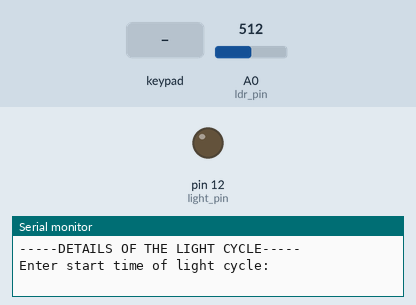
Simulated run of this sketch. Board: Arduino Uno, built with avr-gcc and run on an emulated ATmega328P. On the bench: output pins drawn as LEDs (lit = HIGH), the last lines printed to the serial monitor. Inputs (shaded band) come from the test bench; at power-on: A0 (ldr_pin) = 512. The local clock reads 2024-03-15 10:24:30 at power-on unless the sketch sets it.

Above: at 3.8 s.
3.9 s: key '1' pressed
5.4 s: keypad keys 9 8 7 6 # pressed 0.4 s apart
8.9 s: keypad keys 5 4 3 2 # pressed 0.4 s apart
At 11.0 s:
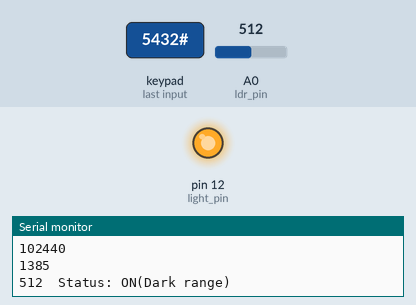
Timing chart, 0 to 12.5 s (numbered marks = the images above; inputs shaded):
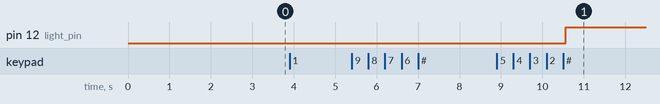

The sketch:

Task13.ino
```cpp
#include <Wire.h>
#include "RTClib.h"

RTC_DS3231 rtc;
char t[32];

char daysOfTheWeek[7][12] = {"Sunday", "Monday", "Tuesday", "Wednesday", "Thursday", "Friday", "Saturday"};

#include <Keypad.h>

const int ROW_NUM = 4;
const int COLUMN_NUM = 4;

char keys[ROW_NUM][COLUMN_NUM] = {
  {'1', '2', '3', 'A'},
  {'4', '5', '6', 'B'},
  {'7', '8', '9', 'C'},
  {'*', '0', '#', 'D'}
};

byte pin_rows[ROW_NUM] = {9, 8, 7, 6};
byte pin_column[COLUMN_NUM] = {5, 4, 3, 2};
Keypad keypad = Keypad( makeKeymap(keys), pin_rows, pin_column, ROW_NUM, COLUMN_NUM );

String inputString;
long startTime;
long endTime;
bool light = 0;

int light_pin = 12;
const int ldr_pin = A0;

//String Time;
long int currentTime;

void setup ()
{
  Serial.begin(9600);
  delay(3000);

  pinMode(ldr_pin, INPUT);
  inputString.reserve(6);
  pinMode(light_pin, OUTPUT);
  digitalWrite(light_pin, LOW);

  printTime();
  getDetails();
}

void loop () {
  while (1) {
    getcurrentTime();
    /*char *time_format = "hhmmss";//String Time = String(now.hour(), DEC) + String(now.minute(), DEC) + String(now.second(), DEC);
    Time = now.toString(time_format);
    Serial.println(Time);
    currentTime = Time.toInt();
    Serial.println(currentTime);*/

    if (t < startTime) {
      readData();
    }
    if (startTime == t) {
      Serial.println("Start manual light cycle !!!");
    }
    if (startTime < t < endTime) {
      digitalWrite(light_pin, HIGH);
    }
    if (t == endTime) {
      Serial.println("End manual light cycle !!!");
    }
    if ( t > endTime) {
      readData();
    }
  }
}

void getcurrentTime(){
  DateTime now = rtc.now();
  sprintf(t, "%02d%02d%02d",  now.hour(), now.minute(), now.second());
  Serial.println(t);
  currentTime = t;
  Serial.println(currentTime);
     /*char *time_format = "hhmmss";//String Time = String(now.hour(), DEC) + String(now.minute(), DEC) + String(now.second(), DEC);
    Time = now.toString(time_format);
    String Time = String(now.hour(), DEC) + String(now.minute(), DEC) + String(now.second(), DEC);
    Serial.println(Time);
    long int currentTime = Time.toInt();
    Serial.println(currentTime);*/
}

long key_to_int() {
  long inputInt;
  while (1) {
    char key = keypad.getKey();

    if (key) {
      Serial.print(key);

      if (key >= '0' && key <= '9') {
        inputString += key;
      } else if (key == '#') {
        if (inputString.length() > 0) {
          inputInt = inputString.toInt();
          inputString = "";
          break;

        }
      } else if (key == '*') {
        inputString = "";
      }
    }
  }
  return inputInt;
}

void printTime(){
  if (! rtc.begin()) {
    Serial.println("Couldn't find RTC");
    while (1);
  }

  if (rtc.lostPower()) {
    Serial.println("RTC lost power, lets set the time!");
    rtc.adjust(DateTime(F(__DATE__),F(__TIME__)));// Comment out below lines once you set the date & time.Following line sets the RTC to the date & time this sketch was compiled
    /*Following line sets the RTC with an explicit date & time
    for example to set January 27 2017 at 12:56 you would call:*/
     //rtc.adjust(DateTime(2022, 6, 7, 8, 28, 0));
  }

    DateTime now = rtc.now();
    Serial.print("Current Date & Time: ");
    Serial.print(now.year(), DEC);
    Serial.print('/');
    Serial.print(now.month(), DEC);
    Serial.print('/');
    Serial.print(now.day(), DEC);
    Serial.print(" (");
    Serial.print(daysOfTheWeek[now.dayOfTheWeek()]);
    Serial.print(") ");
    Serial.print(now.hour(), DEC);
    Serial.print(':');
    Serial.print(now.minute(), DEC);
    Serial.print(':');
    Serial.print(now.second(), DEC);
    Serial.println();
}

void getDetails(){
  Serial.println();
 Serial.println("-----DETAILS OF THE LIGHT CYCLE-----\n");
  Serial.println("Enter start time of light cycle: ");
  startTime = key_to_int();
  Serial.print("\nSaved start time as ");
  Serial.println(startTime);
  Serial.println("\nEnter end time of light cycle:");
  endTime = key_to_int();
  Serial.print("\nSaved end time as ");
  Serial.println(endTime);
  Serial.println("\n-----LIGHT READINGS-----");
  Serial.println("*******************************************************");
  Serial.println();
}

void readData(){
   int ldrStatus = analogRead(ldr_pin);
     Serial.print(ldrStatus);
     if (ldrStatus <= 150) {
      digitalWrite(light_pin, LOW);
      Serial.print("  Status: OFF(Light range)");
      delay(5000);
     } else if (ldrStatus <= 350) {
      digitalWrite(light_pin, HIGH);
      Serial.print("  Status: ON(Mid range)");
      delay(5000);
     } else if (ldrStatus <= 1500){
      digitalWrite(light_pin, HIGH);
      Serial.print("  Status: ON(Dark range)");
      delay(5000);
     }
     Serial.println();
}
```

Measured:
- after the input at 8.9 s, pin 12 (light_pin): LOW → HIGH after 1.7 s
